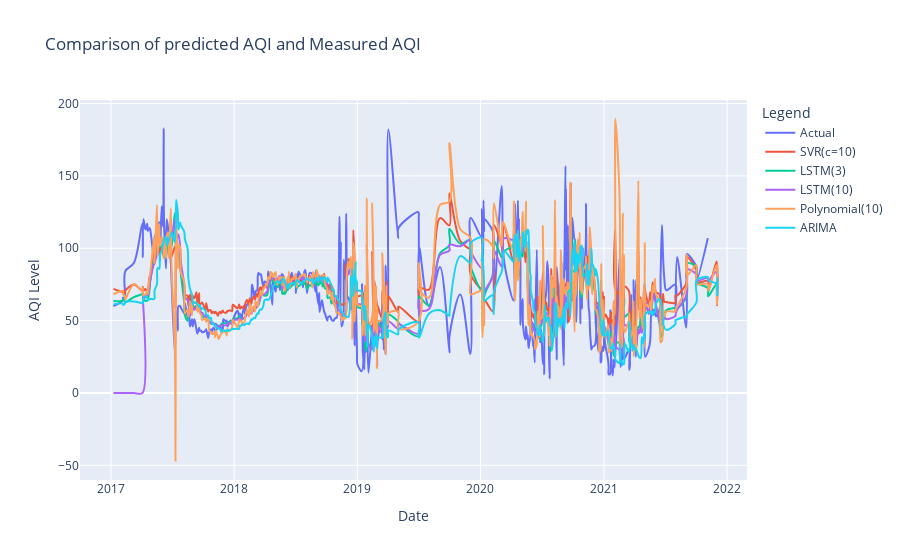

The notebook cell this image was saved under:
### Markdown cell above
# Comparision of various Models

### Code cell
fig = go.Figure()
fig.update_layout(
    title="Comparison of predicted AQI and Measured AQI",
    xaxis_title="Date",
    yaxis_title="AQI Level",
    legend_title="Legend",
)
fig.update_xaxes(range=['2016-10-01', '2022-03-01'])

fig.add_trace(go.Scatter(x=series_results.index, y=testY1.flatten(), name="Actual", line_shape='spline'))
fig.add_trace(go.Scatter(x=series_results.index, y=series_results.SVR_10  , name="SVR(c=10)", line_shape='spline'))
fig.add_trace(go.Scatter(x=series_results.index, y=series_results.LSTM_3  , name="LSTM(3)", line_shape='spline'))
fig.add_trace(go.Scatter(x=series_results.index, y=series_results.LSTM_10  , name="LSTM(10)", line_shape='spline'))
fig.add_trace(go.Scatter(x=series_results.index, y=series_results.Poly_Reg  , name="Polynomial(10)", line_shape='spline'))
fig.add_trace(go.Scatter(x=series_results.index, y=series_results.ARIMA  , name="ARIMA", line_shape='spline'))


fig.show()

### Figure 1 — Plotly figure (JSON) as saved in the notebook; plotly's stock layout.template omitted (floating-point values rounded to 4 significant figures; data arrays with more than 128 entries replaced by an {"elided": "..."} marker saying what was removed)
{"data": [{"line": {"shape": "spline"}, "name": "Actual", "type": "scatter", "x": {"elided": "450 str values"}, "y": {"elided": "443 float values"}}, {"line": {"shape": "spline"}, "name": "SVR(c=10)", "type": "scatter", "x": {"elided": "450 str values"}, "y": {"elided": "450 float values"}}, {"line": {"shape": "spline"}, "name": "LSTM(3)", "type": "scatter", "x": {"elided": "450 str values"}, "y": {"elided": "450 float values"}}, {"line": {"shape": "spline"}, "name": "LSTM(10)", "type": "scatter", "x": {"elided": "450 str values"}, "y": {"elided": "450 float values"}}, {"line": {"shape": "spline"}, "name": "Polynomial(10)", "type": "scatter", "x": {"elided": "450 str values"}, "y": {"elided": "450 float values"}}, {"line": {"shape": "spline"}, "name": "ARIMA", "type": "scatter", "x": {"elided": "450 str values"}, "y": {"elided": "450 float values"}}], "layout": {"legend": {"title": {"text": "Legend"}}, "title": {"text": "Comparison of predicted AQI and Measured AQI"}, "xaxis": {"range": ["2016-10-01", "2022-03-01"], "title": {"text": "Date"}}, "yaxis": {"title": {"text": "AQI Level"}}}}
